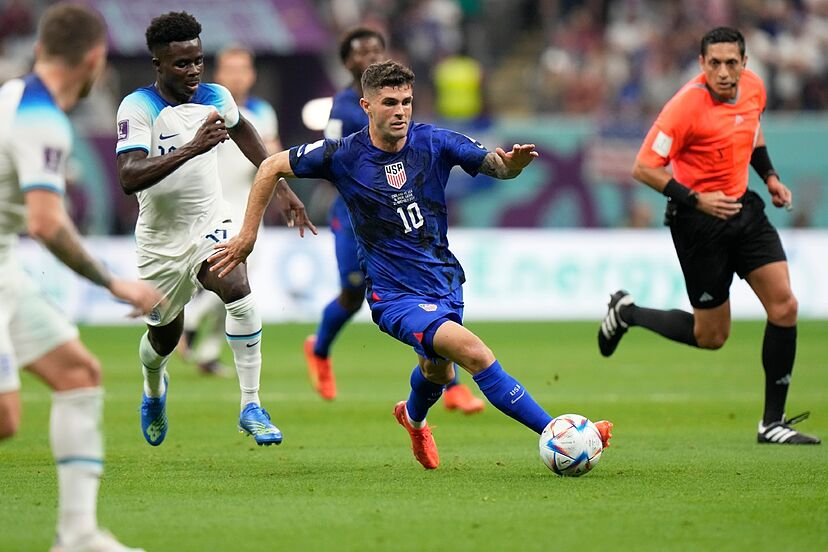
#> input picture soccer.jpg, 828 x 552 px
$ python makrectangle.py
#> lines starting #> are read from the running program, lines starting #| are printed output that depends on the picture
import cv2 as cv
import sys

img=cv.imread('soccer.jpg')
#> img is the input picture: shape (552, 828, 3); mean B, G, R 104.1, 134.6, 127.7

if img is None:
    sys.exit('파일을 찾을 수 없습니다.')

cv.rectangle(img,(300,30),(500,200),(255,0,0),10) #색은 RGB순이 아닌 BGR
#인자 차례대로 (이미지,직사각형 왼쪽 위 좌표,직사각형 오른쪽 위 좌표,직사각형 색,직사각형 선 두께)
#다른 자세한 OpenCV 함수 정보는 공식 사이트 or 구글
cv.putText(img,'Playing hard mother fxxcker',(300,100),cv.FONT_HERSHEY_SIMPLEX,1,(0,0,255),2)
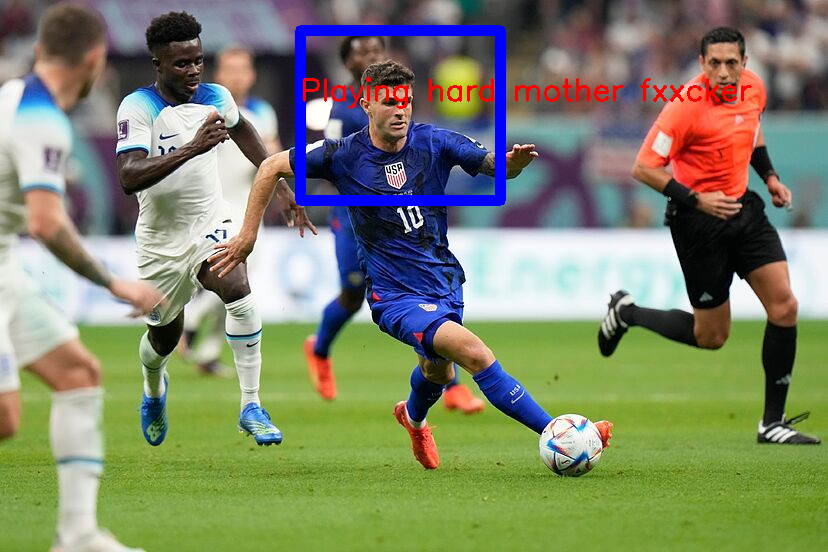
#> img: shape (552, 828, 3); mean B, G, R 106.5, 132.7, 127.2

cv.imshow('Draw',img)

cv.waitKey()
cv.destroyAllWindows()
